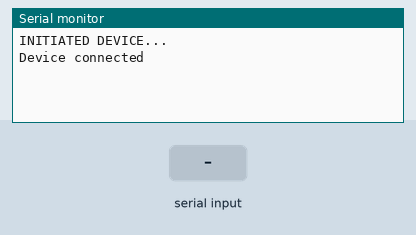
Recording of a sketch running on a simulated ESP32. On the bench: the last lines printed to the serial monitor. Inputs (shaded band) come from the test bench. Nothing arrives over Bluetooth unless stated; a phone connects over Bluetooth LE 3 s after start.

Above: at 3.8 s.
3.9 s: "90,45\n" received over Serial
At 4.3 s:
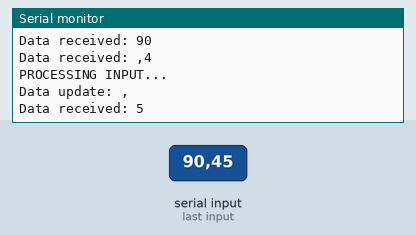
5.4 s: "30,150\n" received over Serial
At 7.0 s:
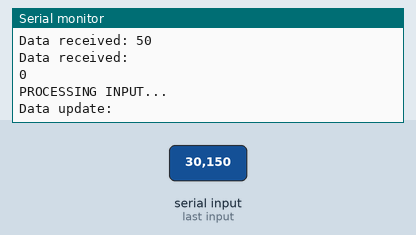
Timing chart, 0 to 8.5 s (numbered marks = the images above; inputs shaded):
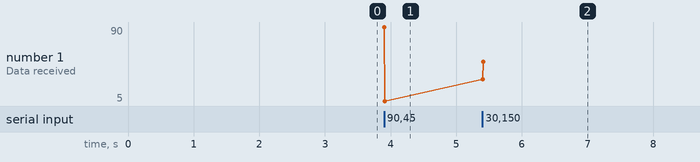

Measured:
- after the input at 3.9 s, the serial monitor: prints a new line at once (image 1)
- after the input at 5.4 s, the serial monitor: prints a new line at once (image 2)
- plotted number 1: 5 → 50 after the input at 5.4 s

The sketch:

MasterCode.ino
```cpp
//BLE header files
#include <BLEDevice.h>
#include <BLEUtils.h>
#include <BLEServer.h>

//Define UUIDs
#define SERVICE_UUID "d934e3ea-4a99-4229-807c-2eeb021e3b7a"
#define RED          "4f2ec411-cdc6-4e42-8705-6221448f3ba3"
#define GREEN        "c34faf8c-a288-4dec-ba29-8bd32a9036c5"
#define BLUE         "3dc94628-3be5-4676-867d-d6a4bd6b5d91"

//BLE Characteristics
BLECharacteristic rLED(RED, BLECharacteristic::PROPERTY_READ | BLECharacteristic::PROPERTY_NOTIFY);
BLECharacteristic gLED(GREEN, BLECharacteristic::PROPERTY_READ | BLECharacteristic::PROPERTY_NOTIFY);
BLECharacteristic bLED(BLUE, BLECharacteristic::PROPERTY_READ | BLECharacteristic::PROPERTY_NOTIFY);

//Miscleanous variables
const int maxWidth = 2;
char incomingData [maxWidth];
bool deviceConnected = false;

//Callback for onConnect and onDisconnets
class myServerCallbacks: public BLEServerCallbacks {
  void onConnect(BLEServer* pServer){
    deviceConnected = true;
    Serial.println("Device connected");
  };

  void onDisconnect(BLEServer* pServer) {
    deviceConnected = false;
    Serial.println("Device disconnected");
  }
};

//Initial setup
void setup() {
  //Setup serial connection
  Serial.begin(9600);

  //Initialize BLE server
  BLEDevice::init("LED Service");
  BLEServer *pServer = BLEDevice::createServer();
  pServer->setCallbacks(new myServerCallbacks());

  //Create and start the BLE service
  BLEService *lService = pServer->createService(SERVICE_UUID);
  lService->addCharacteristic(&rLED);
  lService->addCharacteristic(&gLED);
  lService->addCharacteristic(&bLED);
  lService->start();

  //Start advertising
  pServer->getAdvertising()->start();
  Serial.println("INITIATED DEVICE...");

  //Initialize to all on
  int on = 1;
  rLED.setValue(on);gLED.setValue(on);bLED.setValue(on);
}

void loop() {
  int on = 1; int off = 0;
  //When data comes in from serial
  if(deviceConnected){
    if (Serial.available() > 0) {
        //Read incoming serial data
        Serial.readBytes(incomingData, maxWidth);

        //Print the input for debugging; Numbers located at index [0]
        Serial.print("Data received: ");
        for (int i=0; i<maxWidth; i++){
          Serial.print(incomingData[i]);
        }
        Serial.println("");

        //Transform input into integer
        int input = atoi(incomingData);

        //Based on the input, update characteristic
        if (input==0){
          //Acknowledge
          Serial.println("PROCESSING INPUT...");

          //Update characteristic values
          rLED.setValue(off);gLED.setValue(off);bLED.setValue(off);

          //Notify change in characteristic value
          rLED.notify();gLED.notify();bLED.notify();

          //Print the value received
          Serial.print("Data update: ");
          Serial.println(incomingData[0]);
        }
        else if (input==1){
          //Acknowledge
          Serial.println("PROCESSING INPUT...");

          //Update characteristic values
          rLED.setValue(on);gLED.setValue(off);bLED.setValue(on);

          //Notify change in characteristic value
          rLED.notify();gLED.notify();bLED.notify();

          //Print the value received
          Serial.print("Data update: ");
          Serial.println(incomingData[0]);
        }
        else if (input==2){
          //Acknowledge
          Serial.println("PROCESSING INPUT...");

          //Update characteristic values
          rLED.setValue(off);gLED.setValue(on);bLED.setValue(off);

          //Notify change in characteristic value
          rLED.notify();gLED.notify();bLED.notify();

          //Print the value received
          Serial.print("Data update: ");
          Serial.println(incomingData[0]);
        }
        else if (input==3){
          //Acknowledge
          Serial.println("PROCESSING INPUT...");

          //Update characteristic values
          rLED.setValue(off);gLED.setValue(off);bLED.setValue(on);

          //Notify change in characteristic value
          rLED.notify();gLED.notify();bLED.notify();

          //Print the value received
          Serial.print("Data update: ");
          Serial.println(incomingData[0]);
        }
        else if (input==4){
          //Acknowledge
          Serial.println("PROCESSING INPUT...");

          //Update characteristic values
          rLED.setValue(on);gLED.setValue(on);bLED.setValue(on);

          //Notify change in characteristic value
          rLED.notify();gLED.notify();bLED.notify();

          //Print the value received
          Serial.print("Data update: ");
          Serial.println(incomingData[0]);
        }
      }
  }
}
```
